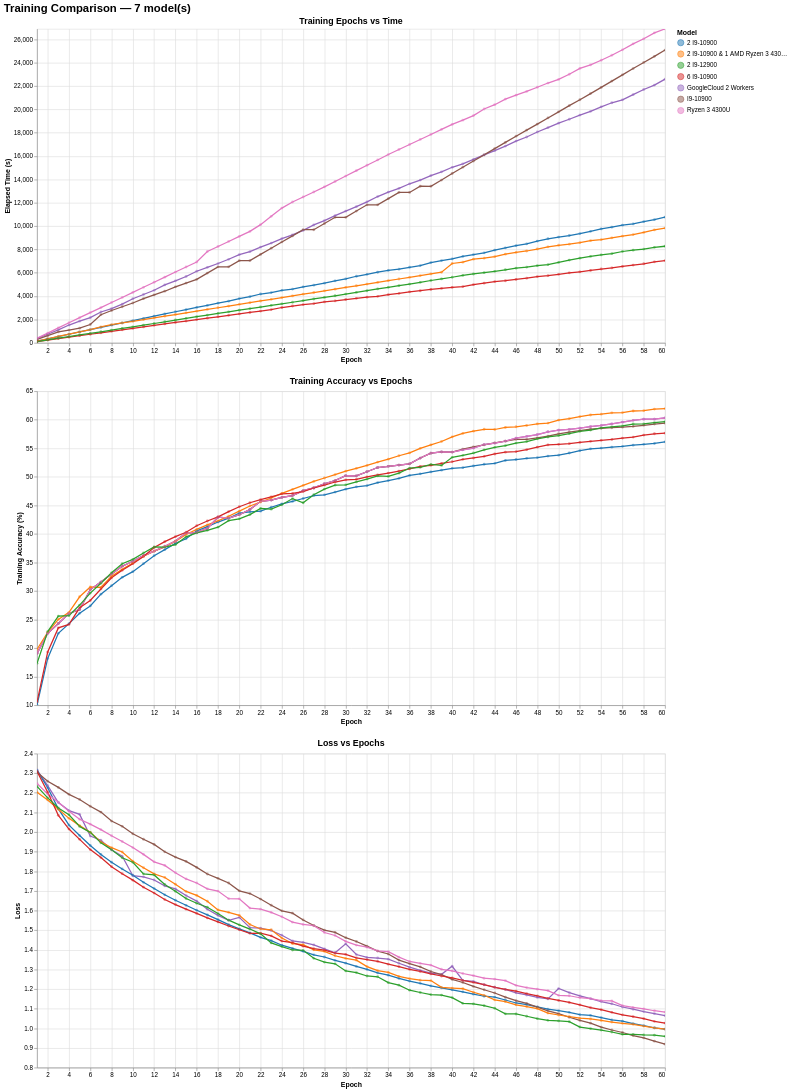

This figure's notebook cell:
### Markdown cell above
### Physical Testing

<img src="../Images/CIFAR10/image.png">

### Code cell
main("../stats/CIFAR_10")

### Figure 1 — Vega-Lite specification as saved in the notebook (floating-point values rounded to 4 significant figures; data arrays with more than 128 entries replaced by an {"elided": "..."} marker saying what was removed)
{"config": {"view": {"continuousWidth": 300, "continuousHeight": 300}}, "vconcat": [{"mark": {"type": "line", "point": {"opacity": 0.5, "size": 20}}, "encoding": {"color": {"field": "model", "legend": {"orient": "right", "title": "Model"}, "scale": {"scheme": "category10"}, "type": "nominal"}, "tooltip": [{"field": "model", "title": "Model", "type": "nominal"}, {"field": "epoch", "title": "Epoch", "type": "quantitative"}, {"field": "time_s", "format": ".2f", "title": "Time (s)", "type": "quantitative"}, {"field": "acc_train", "format": ".2f", "title": "Train Acc (%)", "type": "quantitative"}], "x": {"field": "epoch", "scale": {"nice": false, "zero": false}, "title": "Epoch", "type": "quantitative"}, "y": {"field": "time_s", "scale": {"nice": false}, "title": "Elapsed Time (s)", "type": "quantitative"}}, "height": 500, "name": "view_f7dadc717b28848b_0", "title": {"text": "Training Epochs vs Time", "fontSize": 14}, "width": 1000}, {"mark": {"type": "line", "point": {"opacity": 0.5, "size": 20}}, "encoding": {"color": {"field": "model", "legend": {"orient": "right", "title": "Model"}, "scale": {"scheme": "category10"}, "type": "nominal"}, "tooltip": [{"field": "model", "title": "Model", "type": "nominal"}, {"field": "epoch", "title": "Epoch", "type": "quantitative"}, {"field": "acc_train", "format": ".2f", "title": "Train Acc (%)", "type": "quantitative"}, {"field": "loss", "format": ".4f", "title": "Loss", "type": "quantitative"}], "x": {"field": "epoch", "scale": {"nice": false}, "title": "Epoch", "type": "quantitative"}, "y": {"field": "acc_train", "scale": {"zero": false}, "title": "Training Accuracy (%)", "type": "quantitative"}}, "height": 500, "name": "view_d3e7178f86e2a9ea_1", "title": {"text": "Training Accuracy vs Epochs", "fontSize": 14}, "width": 1000}, {"mark": {"type": "line", "point": {"opacity": 0.5, "size": 20}}, "encoding": {"color": {"field": "model", "legend": {"orient": "right", "title": "Model"}, "scale": {"scheme": "category10"}, "type": "nominal"}, "tooltip": [{"field": "model", "title": "Model", "type": "nominal"}, {"field": "epoch", "title": "Epoch", "type": "quantitative"}, {"field": "acc_train", "format": ".2f", "title": "Train Acc (%)", "type": "quantitative"}, {"field": "loss", "format": ".4f", "title": "Loss", "type": "quantitative"}], "x": {"field": "epoch", "scale": {"nice": false}, "title": "Epoch", "type": "quantitative"}, "y": {"field": "loss", "scale": {"zero": false}, "title": "Loss", "type": "quantitative"}}, "height": 500, "name": "view_542fec15cbca7539_2", "title": {"text": "Loss vs Epochs", "fontSize": 14}, "width": 1000}], "data": {"name": "data-2471e86f5d4ea6525ce4afbc48ab31dc"}, "params": [{"name": "zoom_epoch_time", "select": {"type": "interval"}, "bind": "scales", "views": ["view_f7dadc717b28848b_0"]}, {"name": "zoom_acc_epoch", "select": {"type": "interval"}, "bind": "scales", "views": ["view_d3e7178f86e2a9ea_1"]}, {"name": "zoom_loss_epoch", "select": {"type": "interval"}, "bind": "scales", "views": ["view_542fec15cbca7539_2"]}], "resolve": {"scale": {"color": "shared"}}, "title": {"text": "Training Comparison — 7 model(s)", "fontSize": 18}, "$schema": "https://vega.github.io/schema/vega-lite/v6.1.0.json", "datasets": {"data-2471e86f5d4ea6525ce4afbc48ab31dc": {"elided": "420 records"}}}
